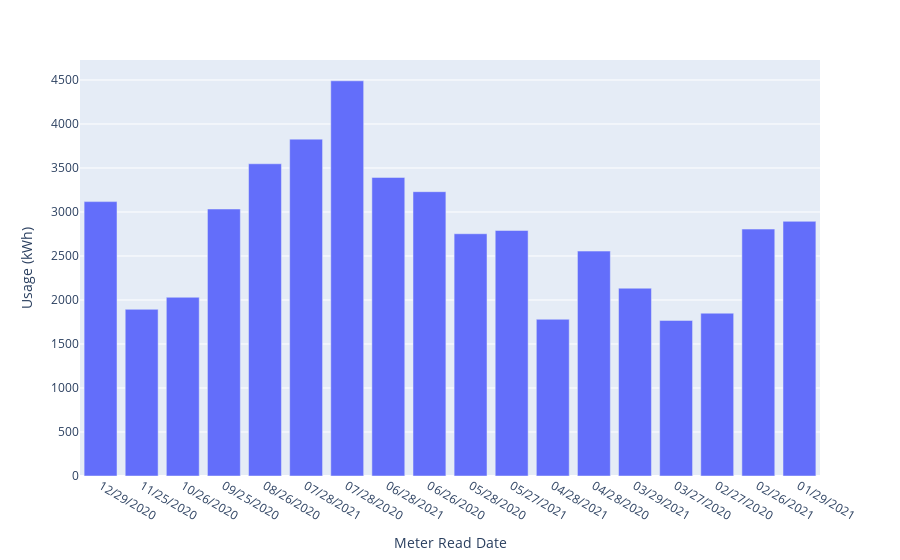

Source (notebook cell):
### Code cell
Power_Usage_Max.sort_values(by='Meter Read Date', ascending = False, inplace=True)
fig = px.bar(Power_Usage_Max, x='Meter Read Date', y='Usage (kWh)')
fig.show()

### Figure 1 — Plotly figure (JSON) as saved in the notebook; plotly's stock layout.template omitted (floating-point values rounded to 4 significant figures)
{"data": [{"alignmentgroup": "True", "hovertemplate": "Meter Read Date=%{x}<br>Usage (kWh)=%{y}<extra></extra>", "legendgroup": "", "marker": {"color": "#636efa", "pattern": {"shape": ""}}, "name": "", "offsetgroup": "", "orientation": "v", "showlegend": false, "textposition": "auto", "type": "bar", "x": ["12/29/2020", "11/25/2020", "10/26/2020", "09/25/2020", "08/26/2020", "07/28/2021", "07/28/2020", "06/28/2021", "06/26/2020", "05/28/2020", "05/27/2021", "04/28/2021", "04/28/2020", "03/29/2021", "03/27/2020", "02/27/2020", "02/26/2021", "01/29/2021"], "xaxis": "x", "y": [3118, 1894, 2031, 3034, 3548, 3828, 4491, 3393, 3231, 2753, 2790, 1781, 2556, 2134, 1768, 1850, 2806, 2894], "yaxis": "y"}], "layout": {"autosize": true, "barmode": "relative", "legend": {"tracegroupgap": 0}, "margin": {"t": 60}, "xaxis": {"anchor": "y", "autorange": true, "domain": [0, 1], "range": [-0.5, 17.5], "title": {"text": "Meter Read Date"}, "type": "category"}, "yaxis": {"anchor": "x", "autorange": true, "domain": [0, 1], "range": [0, 4727.0], "title": {"text": "Usage (kWh)"}, "type": "linear"}}}
